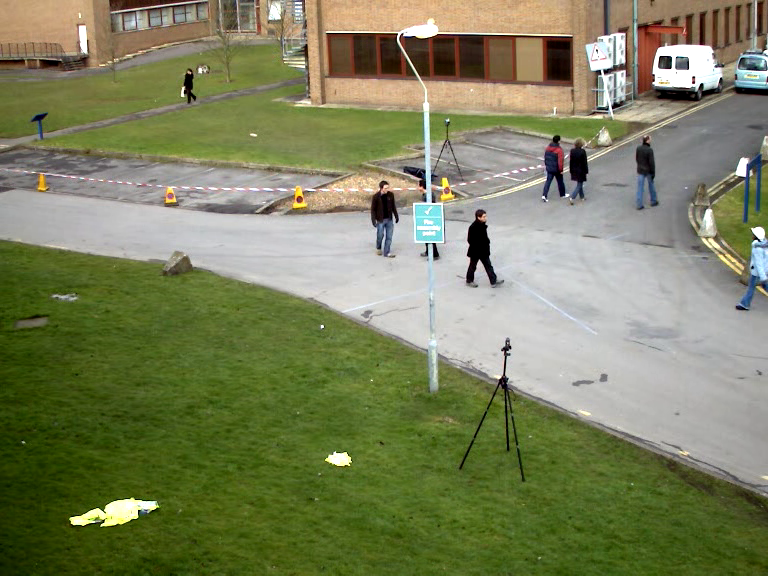
#> input picture test.png, 768 x 576 px, given in place of sampel.mp4, which was not available
$ python prepro.py
#> lines starting #> are read from the running program, lines starting #| are printed output that depends on the picture; after the words box and inside, x2 and y2 are one past the last pixel; in counts of white or black regions, pixels touching at a corner belong together; pictures that were not available may be replaced by others from this repository, and a replacement may not be noted
import cv2 as cv
import imutils
import numpy as np
import time
import argparse

from imutils.video import VideoStream
from imutils.video import FPS

fwidth = None
fheight = None
nframe = 30
sframe = 0

phase1 = True
phase2 = False

kernel = np.ones((15,15),np.uint8)

cap = cv.VideoCapture('sampel.mp4')
bgsub = cv.createBackgroundSubtractorMOG2()
fps =  FPS().start()

while True:
    ret, frame = cap.read()
#> frame is the input picture: shape (576, 768, 3); mean B, G, R 92.8, 129.1, 124.1
    fps.update()

    if frame is None:
        fps.stop()
        break

    if sframe % nframe == 0 :
        fgmask = bgsub.apply(frame)
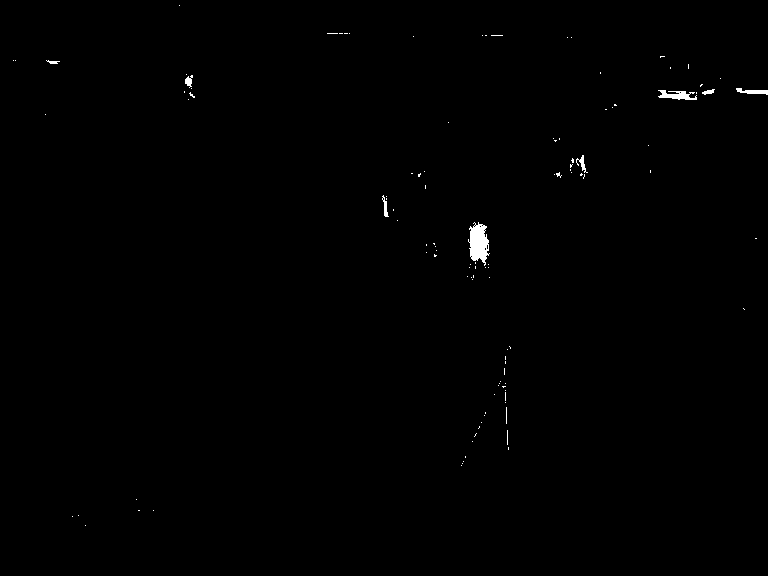
#> fgmask: shape (576, 768); values 127 (black) and 255 (white), 0.35% white; 112 white regions (104 under 20 px), largest, box (x1, y1, x2, y2) and area: (468, 222, 490, 266) 609, (658, 90, 697, 100) 229, (736, 88, 768, 95) 122
        gblur = cv.GaussianBlur(fgmask, (5,5), 0)
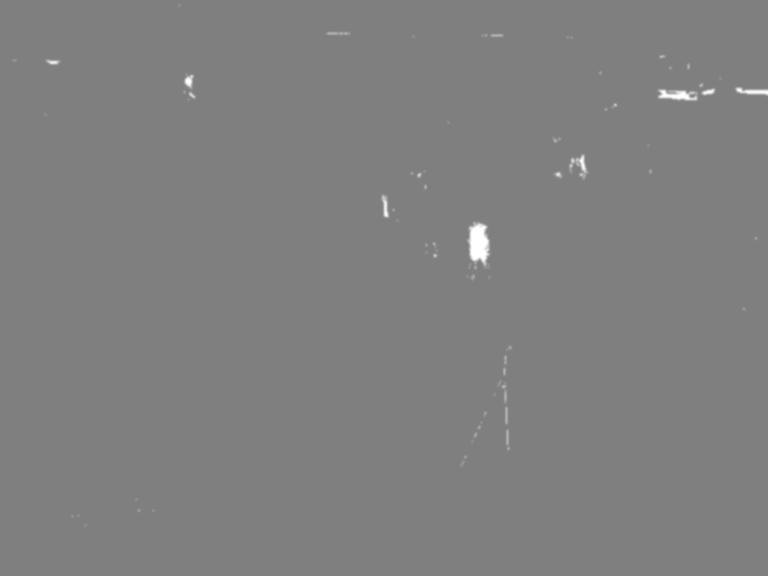
#> gblur: shape (576, 768); min 127, max 255, mean 127.4
        erosion = cv.erode(fgmask,kernel,iterations = 1)
#> erosion: shape (576, 768); every value is 127
        dilation = cv.dilate(erosion,kernel,iterations = 1)
        closing = cv.morphologyEx(dilation, cv.MORPH_CLOSE, kernel)
        contours, _ = cv.findContours(closing, cv.RETR_TREE, cv.CHAIN_APPROX_SIMPLE)
#> contours = [[[0, 0], [0, 575], [767, 575], [767, 0]]]

        for contour in contours:
            (x,y,w,h) = cv.boundingRect(contour)
            cont_h = y+h
            cont_w = x+w
            if cv.contourArea(contour) < 3000:
                continue
            if cont_h < 470 :
                continue
            hull = cv.convexHull(contour)
            cv.rectangle(frame, (x,y),(cont_w, cont_h), (0,255,0), 2)

            M = cv.moments(hull)
            cx = int(M['m10']/M['m00'])
            cy = int(M['m01']/M['m00'])
            cv.rectangle(frame, (cx,cy),(cx+1, cy+1), (255,0,0), 2)
            cv.rectangle(gblur, (x,y),(x+w, y+h), (0,0,255), 2)
            cv.rectangle(dilation, (cx,cy),(cx+1, cy+1), (255,0,0), 2)
#> this loop made 1 pass
#> (contour, x, y, w, h, cont_h, cont_w, hull) on pass 1: ([[0, 0], [0, 575], [767, 575], [767, 0]], 0, 0, 768, 576, 576, 768, [[767, 0], [767, 575], [0, 575], [0, 0]])
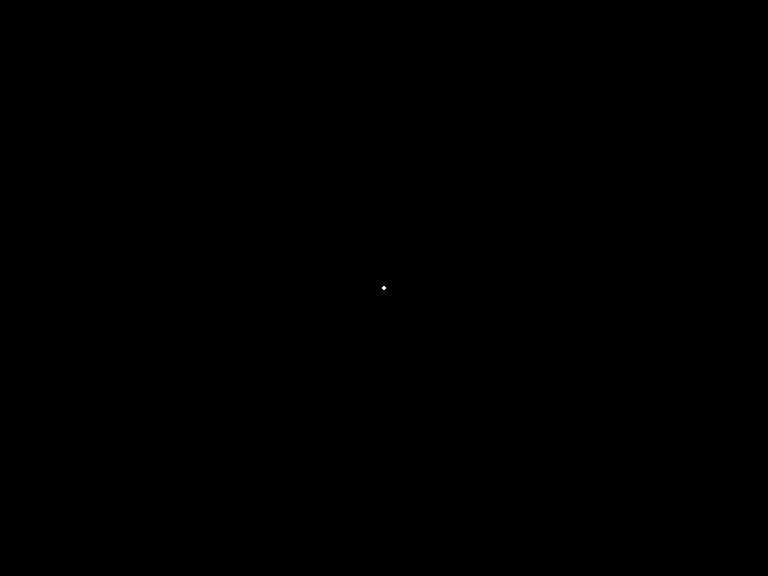
#> dilation: shape (576, 768); values 127 (black) and 255 (white), 0% white in thin lines or dots, all inside (x1, y1, x2, y2) = (382, 286, 386, 290)
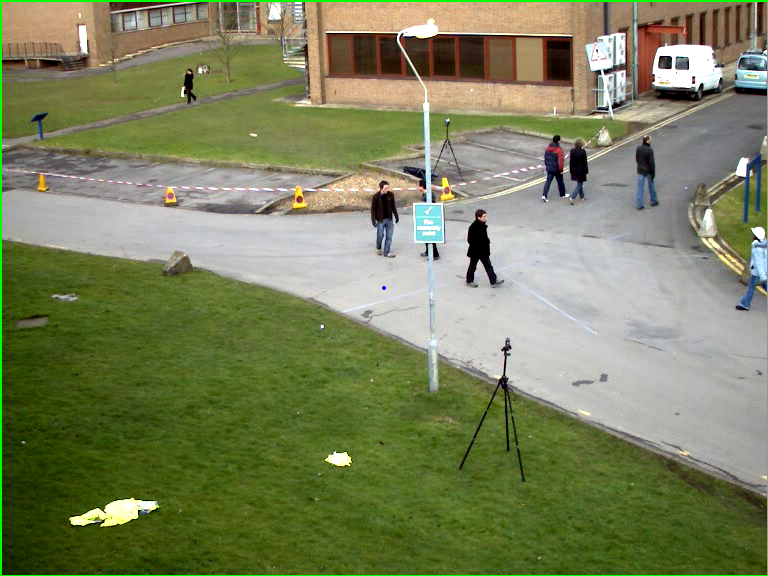
#> frame: shape (576, 768, 3); 0.91% of pixels changed, all inside (x1, y1, x2, y2) = (0, 0, 768, 576)
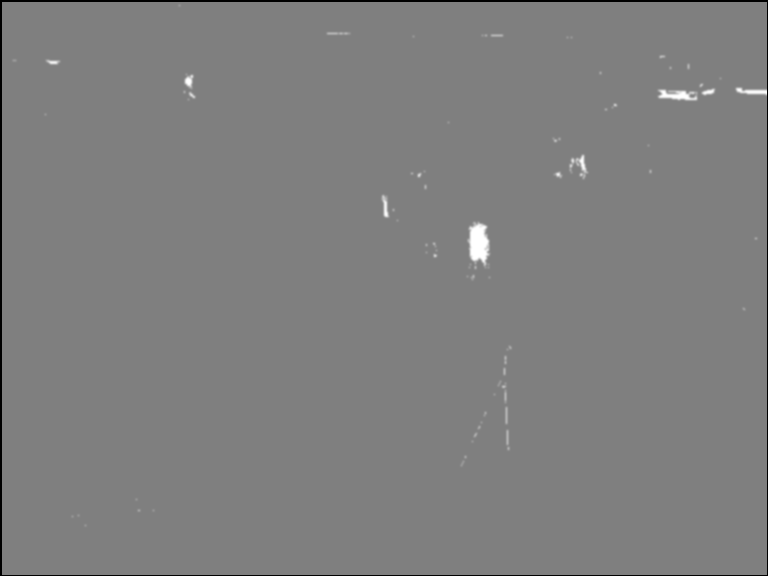
#> gblur: shape (576, 768); 0.91% of pixels changed, all inside (x1, y1, x2, y2) = (0, 0, 768, 576)


    print (cx,cy)
#| 383 287
    cv.imshow('Frame', frame)
    #cv.imshow('FG MASK+MF Frame', gblur)
    #cv.imshow('erosion', erosion)
    #cv.imshow('closing', closing)
    cv.imshow('dilation', dilation)

    sframe += 1
    fps.update()

    keyboard = cv.waitKey(30)
#> (key Esc is pressed here)
    if keyboard == 'q' or keyboard == 27:
        fps.stop()
        break

$ run again, on first_frame.jpg
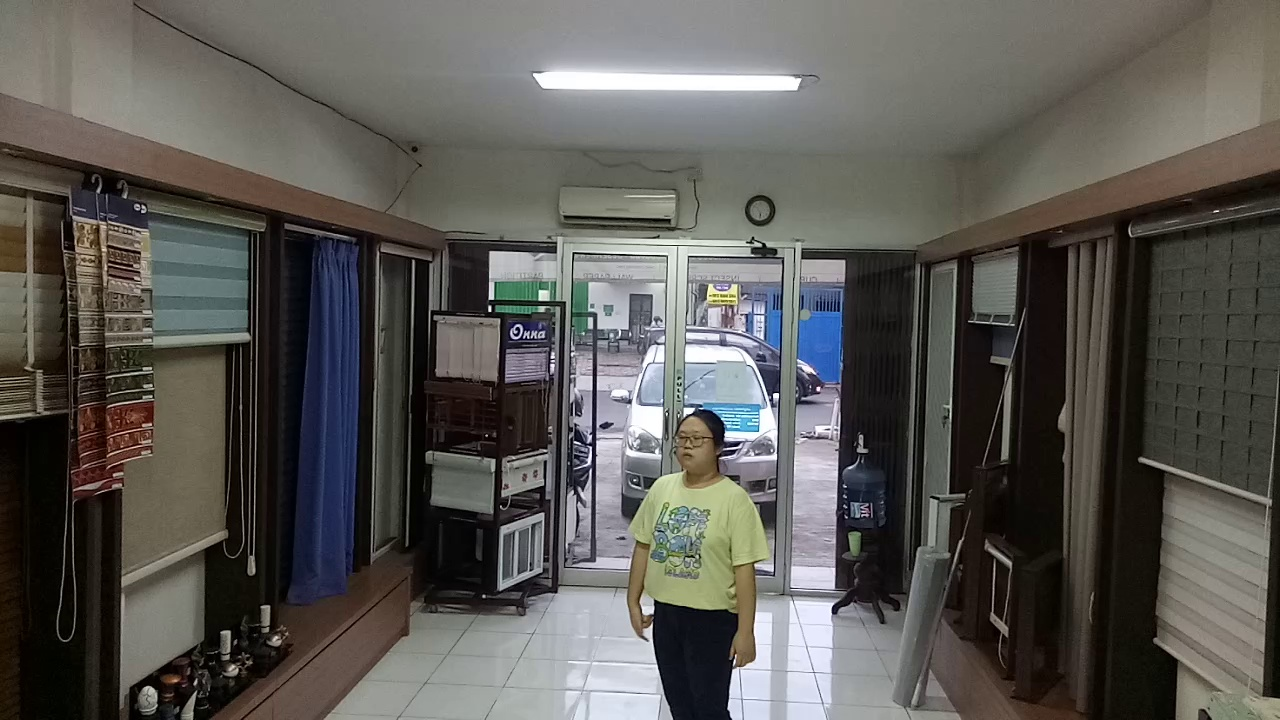
#> input picture first_frame.jpg, 1280 x 720 px, given in place of sampel.mp4, which was not available
#> frame is the input picture: shape (720, 1280, 3); mean B, G, R 84.7, 88.9, 90.7
#> fgmask: shape (720, 1280); values 127 (black) and 255 (white), 0.01% white in thin lines or dots, all inside (x1, y1, x2, y2) = (180, 242, 986, 713)
#> erosion: shape (720, 1280); every value is 127
#> contours = [[[0, 0], [0, 719], [1279, 719], [1279, 0]]]
#> the loop `for contour in contours:` made 1 pass
#> (contour, x, y, w, h, cont_h, cont_w, hull) on pass 1: ([[0, 0], [0, 719], [1279, 719], [1279, 0]], 0, 0, 1280, 720, 720, 1280, [[1279, 0], [1279, 719], [0, 719], [0, 0]])
#> after the loop `for contour in contours:`:
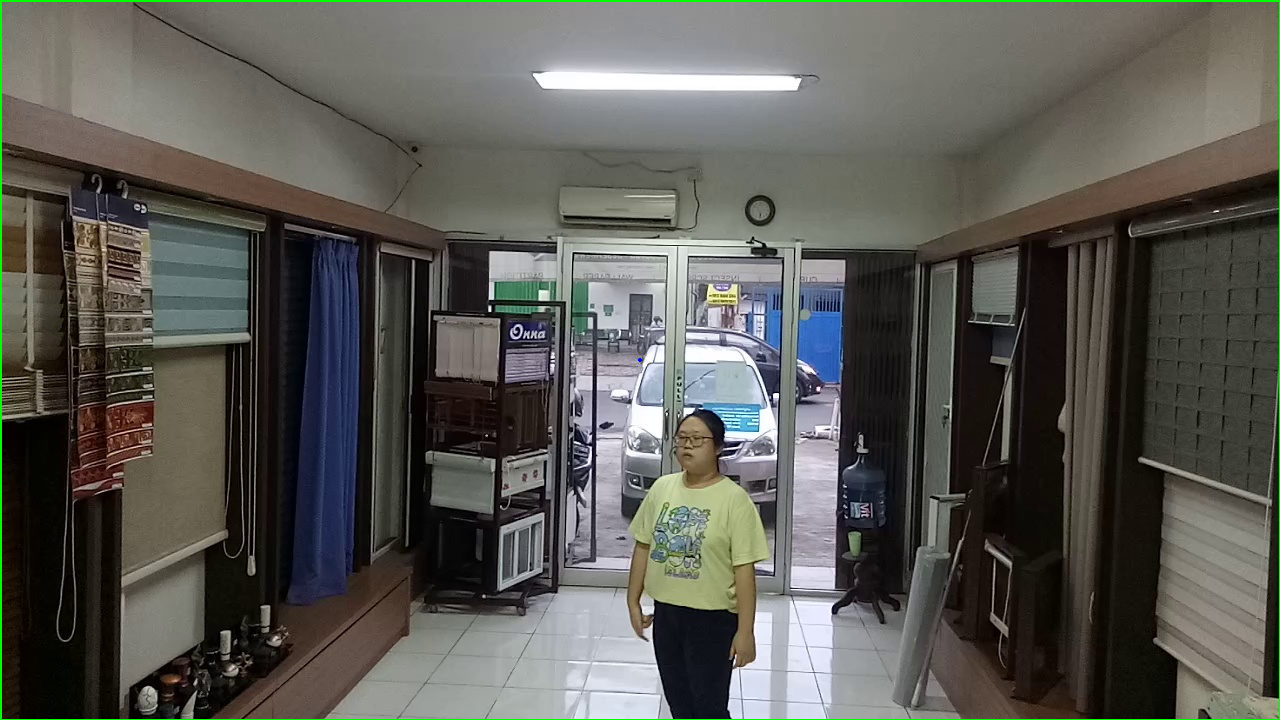
#> frame: shape (720, 1280, 3); 0.65% of pixels changed, all inside (x1, y1, x2, y2) = (0, 0, 1280, 720)
#> after the loop `for contour in contours:`:
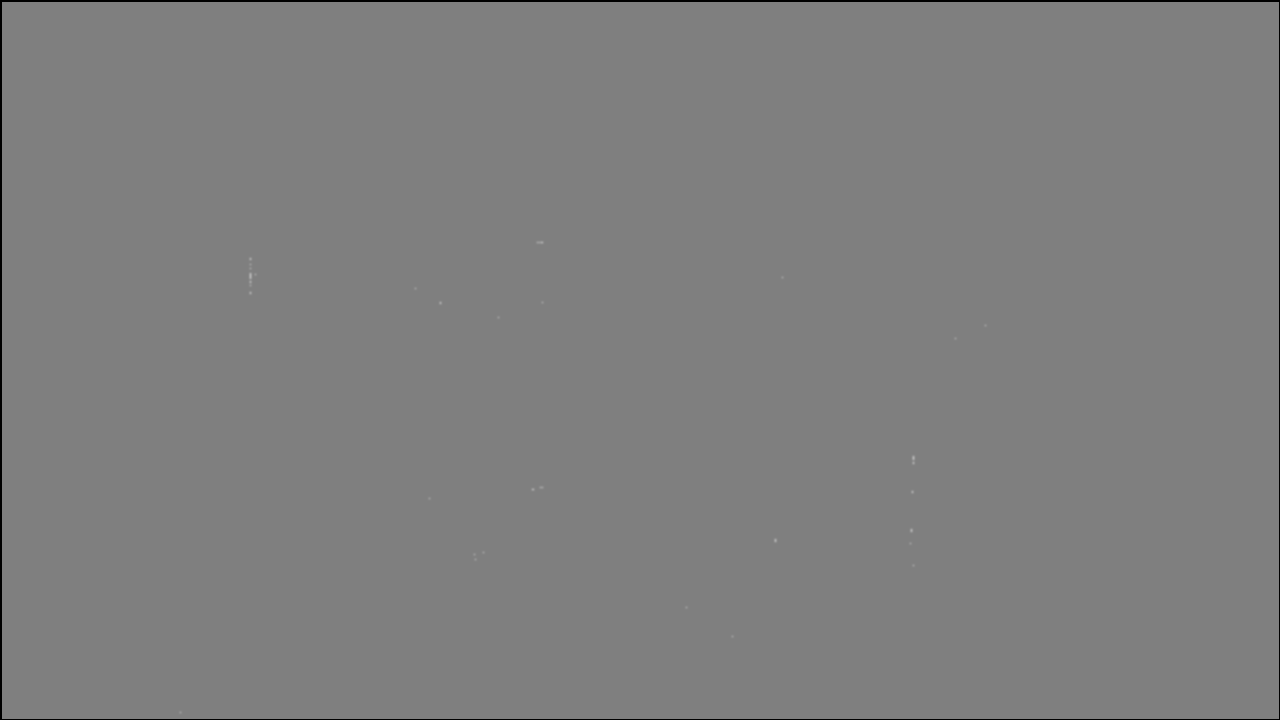
#> gblur: shape (720, 1280); min 0, max 175, mean 126.2
#| 639 359
